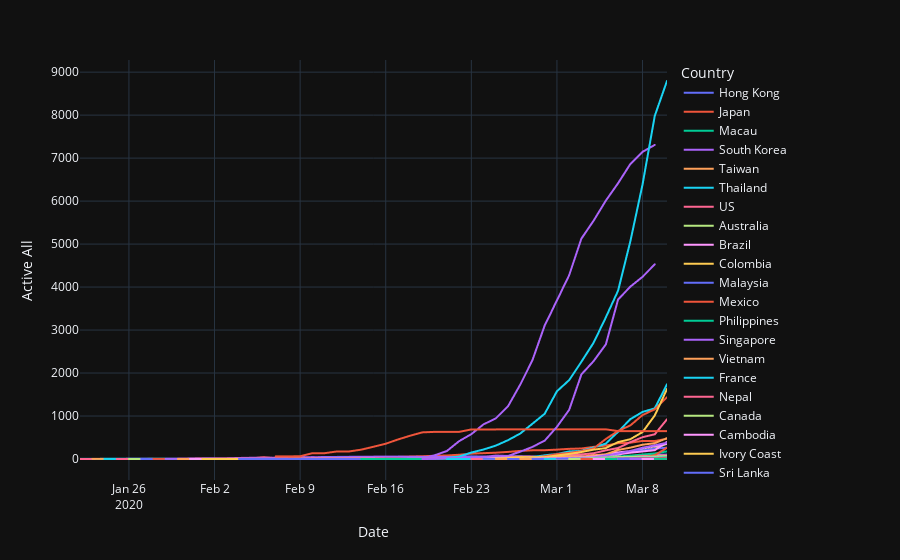

Notebook code for this chart:
### Code cell
# Visualising Confirm and Active case only

china_vs_rest=df1.copy()
china_vs_rest=china_vs_rest[china_vs_rest['Country']!='China']
china_vs_rest=china_vs_rest.groupby(['Date','Country'])['Confirmed','Active'].agg(sum)
china_vs_rest.columns=['Confirmed All', 'Active All']
china_vs_rest=china_vs_rest.reset_index()
#Confirmed Cases
fig1 = px.line(china_vs_rest, x="Date", y="Confirmed All", color="Country",
              line_group="Country", hover_name="Country")
fig1.update_layout(template='plotly_dark')
#Active Cases
fig2 = px.line(china_vs_rest, x="Date", y="Active All", color="Country",
              line_group="Country", hover_name="Country")
fig2.update_layout(template='plotly_dark')
